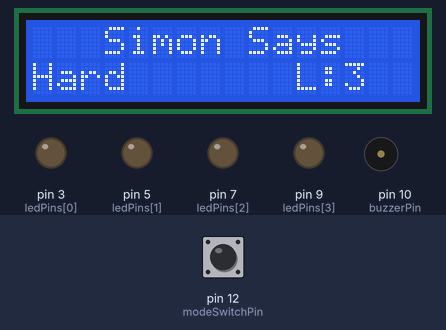
A sketch run on a simulated Arduino Uno, built with avr-gcc and run on an emulated ATmega328P. Shown: 16×2 character LCD, output pins drawn as LEDs (lit = HIGH), buzzer (waves = sounding, pin HIGH). The inputs (shaded band) are chosen by the test bench; at power-on: pin 12 (modeSwitchPin) HIGH.

Above: at 1.2 s.
1.3 s: pin 12 (modeSwitchPin) pulled LOW for 0.15 s
At 1.45 s:
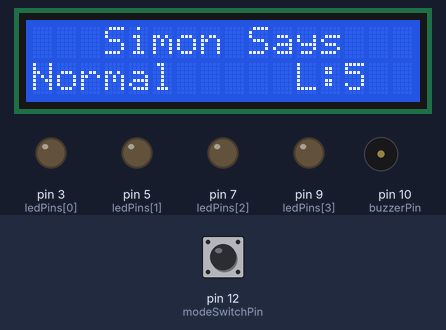
3.0 s: pin 12 (modeSwitchPin) pulled LOW for 3.2 s
Timing chart, 0 to 6.0 s (numbered marks = the images above; inputs shaded):
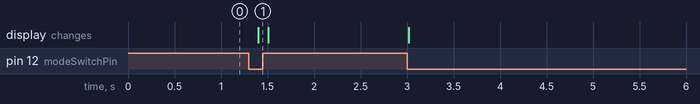

Measured:
- after the input at 1.3 s, the display: changes after 0.10 s (image 1)

The sketch:

simon_says.ino
```cpp
#include <Wire.h>
#include <hd44780.h>
#include <hd44780ioClass/hd44780_I2Cexp.h>

const int modeSwitchPin = 12;
const int buzzerPin = 10;  // Buzzer pin
const int buttonPins[] = {2, 4, 6, 8};  // Buttons pin array
const int ledPins[] = {3, 5, 7, 9};  // LEDs pin array
const int numControls = 4;  // Number of button and LED pairs

class SimonGame {
private:
    hd44780_I2Cexp lcd;
    int lives; // Lives based on game mode
    boolean lastModeState = false; // Store the last mode state
    int currentModeState; // Current reading from the mode switch

public:
    void setup() {
        pinMode(modeSwitchPin, INPUT_PULLUP);
        lcd.begin(16, 2);
        lcd.clear();
        lcd.setCursor(3, 0);
        lcd.print("Simon Says");
        lastModeState = digitalRead(modeSwitchPin); // Initial mode state
        updateDisplay();

        // Initialize LEDs and buttons
        for (int i = 0; i < numControls; ++i) {
            pinMode(ledPins[i], OUTPUT);
            pinMode(buttonPins[i], INPUT_PULLUP);
        }
        pinMode(buzzerPin, OUTPUT);
    }

    void loop() {
        currentModeState = digitalRead(modeSwitchPin);
        if (currentModeState != lastModeState) {
            lastModeState = currentModeState; // Update the last mode state
            updateDisplay(); // Update display based on new mode state
        }
        delay(100); // Delay to help with button debounce and stability
    }

    void updateDisplay() {
        lcd.setCursor(0, 1);
        if (lastModeState == LOW) {
            lcd.print("Normal ");
            lives = 5;
        } else {
            lcd.print("Hard   ");
            lives = 3;
        }
        lcd.setCursor(11, 1);
        lcd.print("L:");
        lcd.print(lives);
    }
};


SimonGame game; // Create an instance of SimonGame

void setup() {
    game.setup(); // Call the setup method of the game instance
}

void loop() {
    game.loop(); // Call the loop method of the game instance
}
```
